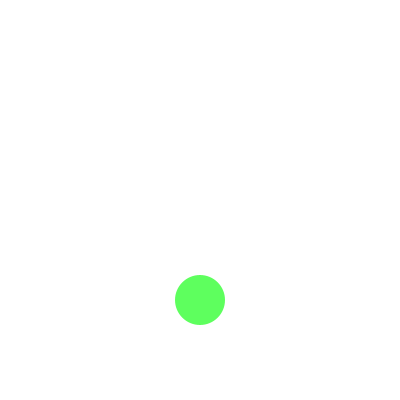
Frame 1 (no input)
Frame 60 (the mouse pressed at the canvas centre just before this capture): identical to frame 1, image omitted
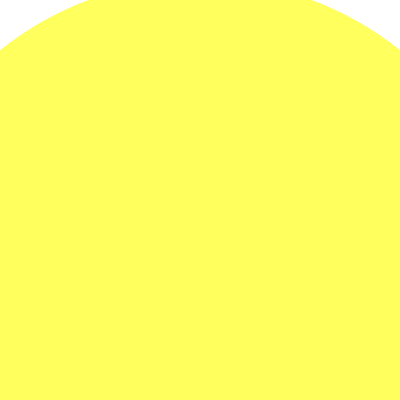
Frame 120 (the mouse held since frame 60 and released just before this capture)

The Processing sketch that drew these frames (run headless with seeded random() and noise(); from frame 60 on, the mouse is pressed at the canvas centre):

// Processing sketch: processing_42476
// ── processing_42476.pde

 int value = 50;
 
void setup (){
  size (400,400);
  noStroke ();
  smooth ();
  }
  
// Click within the image to change
// the value of the rectangle
  
  void draw() {
  background (255);
  fill(value,value*20,50,200);
  ellipse(200, 300, value, value);
  
    if(mousePressed) {
    value = value + 10;
    
  } else {
    value = 50;
   
  }
}     
